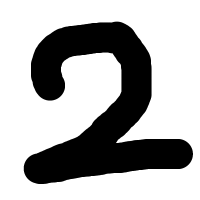
#> input picture Python/Python 1nen/First/NumberImage/2.png, 200 x 200 px
$ python -i dispImageMosaic.py   (imports and definitions only)
#> lines starting #> are read from the running program, lines starting #| are printed output that depends on the picture
import tkinter as tk
import tkinter.filedialog as fd
import PIL.Image
import PIL.ImageTk

def dispImage(path):
#> called with path = 'NumberImage/2.png'
	newImage = PIL.Image.open(path).convert("L").resize((32,32)).resize((300,300))
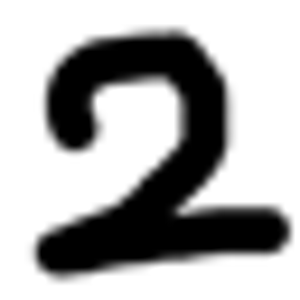
#> newImage: PIL image 300x300 L; min 0, max 255, mean 174.1
#> (the run stopped early here; a loop or call above may not have finished)

$ run again, on Python/Python 1nen/First/NumberImage/3.png
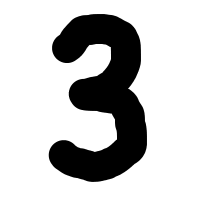
#> input picture Python/Python 1nen/First/NumberImage/3.png, 200 x 200 px
#> in dispImage, `newImage = PIL.Image.open(path).convert("L").resize((32,32)).resize((3..`:
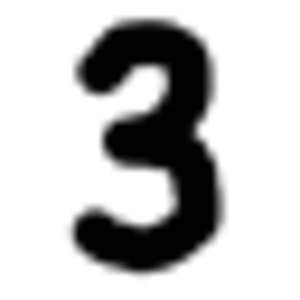
#> newImage: PIL image 300x300 L; min 0, max 255, mean 194.4

$ run again, on Python/Python 1nen/First/NumberImage/4.png
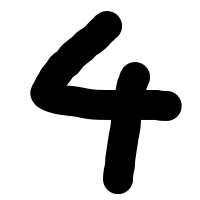
#> input picture Python/Python 1nen/First/NumberImage/4.png, 200 x 200 px
#> in dispImage, `newImage = PIL.Image.open(path).convert("L").resize((32,32)).resize((3..`:
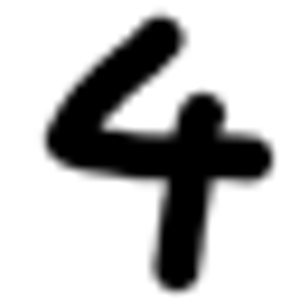
#> newImage: PIL image 300x300 L; min 0, max 255, mean 191

$ run again, on Python/Python 1nen/First/NumberImage/5.png
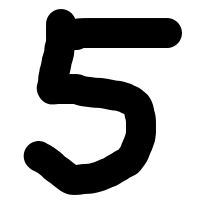
#> input picture Python/Python 1nen/First/NumberImage/5.png, 200 x 200 px
#> in dispImage, `newImage = PIL.Image.open(path).convert("L").resize((32,32)).resize((3..`:
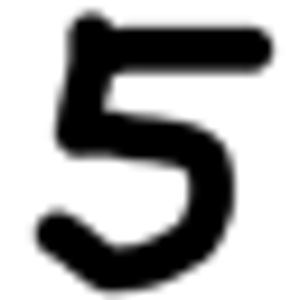
#> newImage: PIL image 300x300 L; min 0, max 255, mean 170.9
